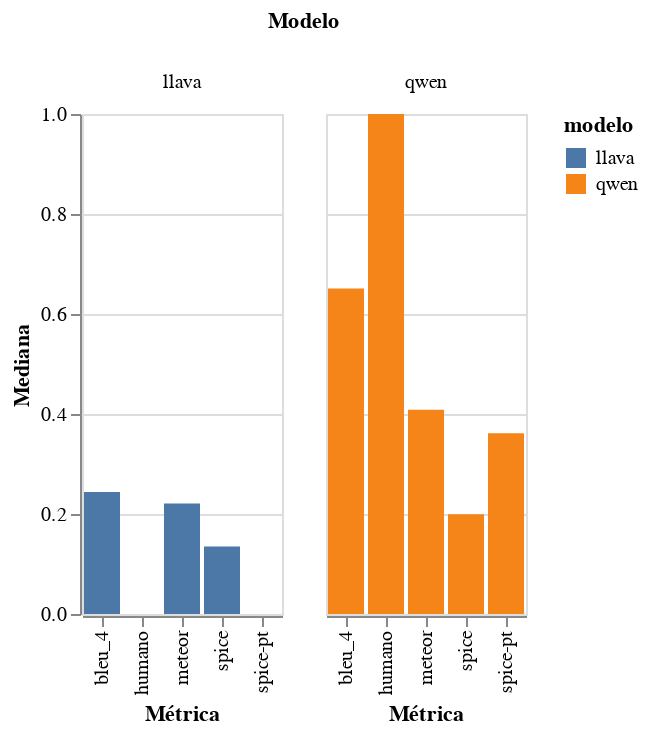

The cell this chart's notebook holds for it:
### Code cell
bar_chart_mediana = (
    alt.Chart(medianas)
    .mark_bar()
    .encode(
        x=alt.X(
            "métrica:N",
            title="Métrica"
        ),
        y=alt.Y("valor:Q", title="Mediana", scale=alt.Scale(domain=[0, 1])),
        color="modelo:N",
        column=alt.Column("modelo:N", title="Modelo"),
    )
    .properties(width=100, height=250)
)

bar_chart_mediana.display()

### Figure 1 — Vega-Lite specification as saved in the notebook (floating-point values rounded to 4 significant figures)
{"config": {"view": {"continuousWidth": 300, "continuousHeight": 300}}, "data": {"name": "data-1469be0ee7fe7461f295f891a9252c3d"}, "mark": {"type": "bar"}, "encoding": {"color": {"field": "modelo", "type": "nominal"}, "column": {"field": "modelo", "title": "Modelo", "type": "nominal"}, "x": {"field": "métrica", "title": "Métrica", "type": "nominal"}, "y": {"field": "valor", "scale": {"domain": [0, 1]}, "title": "Mediana", "type": "quantitative"}}, "height": 250, "width": 100, "$schema": "https://vega.github.io/schema/vega-lite/v5.20.1.json", "datasets": {"data-1469be0ee7fe7461f295f891a9252c3d": [{"modelo": "llava", "métrica": "bleu_4", "valor": 0.244}, {"modelo": "qwen", "métrica": "bleu_4", "valor": 0.6509}, {"modelo": "llava", "métrica": "meteor", "valor": 0.2211}, {"modelo": "qwen", "métrica": "meteor", "valor": 0.4085}, {"modelo": "llava", "métrica": "spice", "valor": 0.1349}, {"modelo": "qwen", "métrica": "spice", "valor": 0.1993}, {"modelo": "llava", "métrica": "spice-pt", "valor": 0.0}, {"modelo": "qwen", "métrica": "spice-pt", "valor": 0.3617}, {"modelo": "llava", "métrica": "humano", "valor": 0.0}, {"modelo": "qwen", "métrica": "humano", "valor": 1.0}]}}
